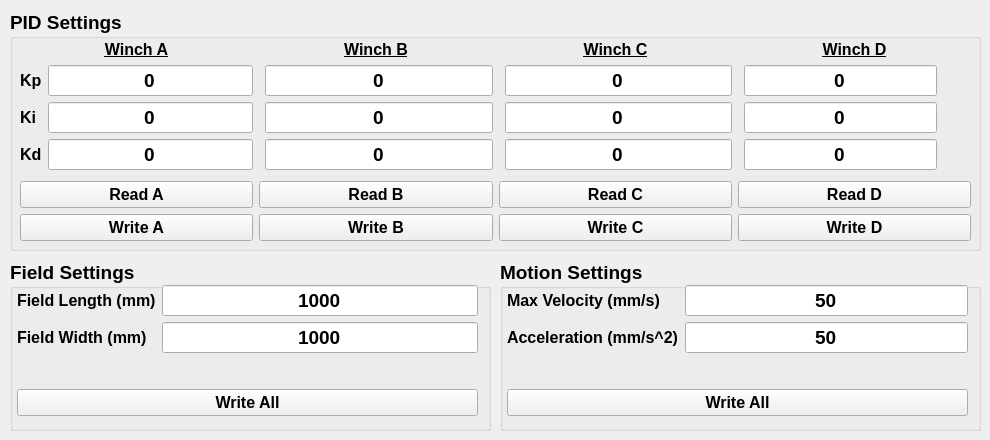
    <widget class="QWidget" name="tab_1">
     <attribute name="title">
      <string>Other Settings</string>
     </attribute>
     <widget class="QGroupBox" name="groupBox_6">
      <property name="geometry">
       <rect>
        <x>10</x>
        <y>10</y>
        <width>971</width>
        <height>241</height>
       </rect>
      </property>
      <property name="font">
       <font>
        <pointsize>14</pointsize>
        <weight>75</weight>
        <bold>true</bold>
       </font>
      </property>
      <property name="title">
       <string>PID Settings</string>
      </property>
      <property name="flat">
       <bool>false</bool>
      </property>
      <widget class="QWidget" name="horizontalLayoutWidget_8">
       <property name="geometry">
        <rect>
         <x>10</x>
         <y>30</y>
         <width>951</width>
         <height>201</height>
        </rect>
       </property>
       <layout class="QHBoxLayout" name="horizontalLayout_8">
        <item>
         <layout class="QVBoxLayout" name="verticalLayout_17">
          <item>
           <widget class="QLabel" name="label_17">
            <property name="enabled">
             <bool>true</bool>
            </property>
            <property name="sizePolicy">
             <sizepolicy hsizetype="Preferred" vsizetype="Fixed">
              <horstretch>0</horstretch>
              <verstretch>0</verstretch>
             </sizepolicy>
            </property>
            <property name="font">
             <font>
              <pointsize>12</pointsize>
              <weight>75</weight>
              <bold>true</bold>
              <underline>true</underline>
             </font>
            </property>
            <property name="autoFillBackground">
             <bool>false</bool>
            </property>
            <property name="styleSheet">
             <string notr="true"/>
            </property>
            <property name="lineWidth">
             <number>1</number>
            </property>
            <property name="text">
             <string>Winch A</string>
            </property>
            <property name="textFormat">
             <enum>Qt::AutoText</enum>
            </property>
            <property name="scaledContents">
             <bool>false</bool>
            </property>
            <property name="alignment">
             <set>Qt::AlignCenter</set>
            </property>
            <property name="wordWrap">
             <bool>false</bool>
            </property>
            <property name="margin">
             <number>0</number>
            </property>
            <property name="indent">
             <number>-1</number>
            </property>
           </widget>
          </item>
          <item>
           <layout class="QFormLayout" name="formLayout_7">
            <property name="fieldGrowthPolicy">
             <enum>QFormLayout::AllNonFixedFieldsGrow</enum>
            </property>
            <item row="0" column="0">
             <widget class="QLabel" name="label_29">
              <property name="font">
               <font>
                <pointsize>12</pointsize>
               </font>
              </property>
              <property name="text">
               <string>Kp</string>
              </property>
             </widget>
            </item>
            <item row="1" column="0">
             <widget class="QLabel" name="label_34">
              <property name="font">
               <font>
                <pointsize>12</pointsize>
               </font>
              </property>
              <property name="text">
               <string>Ki</string>
              </property>
             </widget>
            </item>
            <item row="2" column="0">
             <widget class="QLabel" name="label_35">
              <property name="font">
               <font>
                <pointsize>12</pointsize>
               </font>
              </property>
              <property name="text">
               <string>Kd</string>
              </property>
             </widget>
            </item>
            <item row="0" column="1">
             <widget class="QLineEdit" name="lineEdit_17">
              <property name="sizePolicy">
               <sizepolicy hsizetype="Minimum" vsizetype="Fixed">
                <horstretch>0</horstretch>
                <verstretch>0</verstretch>
               </sizepolicy>
              </property>
              <property name="font">
               <font>
                <pointsize>14</pointsize>
               </font>
              </property>
              <property name="text">
               <string>0</string>
              </property>
              <property name="alignment">
               <set>Qt::AlignCenter</set>
              </property>
             </widget>
            </item>
            <item row="1" column="1">
             <widget class="QLineEdit" name="lineEdit_18">
              <property name="sizePolicy">
               <sizepolicy hsizetype="Minimum" vsizetype="Fixed">
                <horstretch>0</horstretch>
                <verstretch>0</verstretch>
               </sizepolicy>
              </property>
              <property name="font">
               <font>
                <pointsize>14</pointsize>
               </font>
              </property>
              <property name="text">
               <string>0</string>
              </property>
              <property name="alignment">
               <set>Qt::AlignCenter</set>
              </property>
             </widget>
            </item>
            <item row="2" column="1">
             <widget class="QLineEdit" name="lineEdit_19">
              <property name="sizePolicy">
               <sizepolicy hsizetype="Minimum" vsizetype="Fixed">
                <horstretch>0</horstretch>
                <verstretch>0</verstretch>
               </sizepolicy>
              </property>
              <property name="font">
               <font>
                <pointsize>14</pointsize>
               </font>
              </property>
              <property name="text">
               <string>0</string>
              </property>
              <property name="alignment">
               <set>Qt::AlignCenter</set>
              </property>
             </widget>
            </item>
           </layout>
          </item>
          <item>
           <widget class="QPushButton" name="pushButton_33">
            <property name="font">
             <font>
              <pointsize>12</pointsize>
              <weight>75</weight>
              <bold>true</bold>
             </font>
            </property>
            <property name="text">
             <string>Read A</string>
            </property>
           </widget>
          </item>
          <item>
           <widget class="QPushButton" name="pushButton_47">
            <property name="font">
             <font>
              <pointsize>12</pointsize>
              <weight>75</weight>
              <bold>true</bold>
             </font>
            </property>
            <property name="text">
             <string>Write A</string>
            </property>
           </widget>
          </item>
         </layout>
        </item>
        <item>
         <layout class="QVBoxLayout" name="verticalLayout_18">
          <item>
           <widget class="QLabel" name="label_18">
            <property name="sizePolicy">
             <sizepolicy hsizetype="Preferred" vsizetype="Fixed">
              <horstretch>0</horstretch>
              <verstretch>0</verstretch>
             </sizepolicy>
            </property>
            <property name="font">
             <font>
              <pointsize>12</pointsize>
              <weight>75</weight>
              <bold>true</bold>
              <underline>true</underline>
              <kerning>true</kerning>
             </font>
            </property>
            <property name="autoFillBackground">
             <bool>false</bool>
            </property>
            <property name="text">
             <string>Winch B</string>
            </property>
            <property name="textFormat">
             <enum>Qt::AutoText</enum>
            </property>
            <property name="alignment">
             <set>Qt::AlignCenter</set>
            </property>
           </widget>
          </item>
          <item>
           <layout class="QFormLayout" name="formLayout_8">
            <property name="fieldGrowthPolicy">
             <enum>QFormLayout::AllNonFixedFieldsGrow</enum>
            </property>
            <item row="0" column="1">
             <widget class="QLineEdit" name="lineEdit_48">
              <property name="sizePolicy">
               <sizepolicy hsizetype="Minimum" vsizetype="Fixed">
                <horstretch>0</horstretch>
                <verstretch>0</verstretch>
               </sizepolicy>
              </property>
              <property name="font">
               <font>
                <pointsize>14</pointsize>
               </font>
              </property>
              <property name="text">
               <string>0</string>
              </property>
              <property name="alignment">
               <set>Qt::AlignCenter</set>
              </property>
             </widget>
            </item>
            <item row="1" column="1">
             <widget class="QLineEdit" name="lineEdit_58">
              <property name="sizePolicy">
               <sizepolicy hsizetype="Minimum" vsizetype="Fixed">
                <horstretch>0</horstretch>
                <verstretch>0</verstretch>
               </sizepolicy>
              </property>
              <property name="font">
               <font>
                <pointsize>14</pointsize>
               </font>
              </property>
              <property name="text">
               <string>0</string>
              </property>
              <property name="alignment">
               <set>Qt::AlignCenter</set>
              </property>
             </widget>
            </item>
            <item row="2" column="1">
             <widget class="QLineEdit" name="lineEdit_59">
              <property name="sizePolicy">
               <sizepolicy hsizetype="Minimum" vsizetype="Fixed">
                <horstretch>0</horstretch>
                <verstretch>0</verstretch>
               </sizepolicy>
              </property>
              <property name="font">
               <font>
                <pointsize>14</pointsize>
               </font>
              </property>
              <property name="text">
               <string>0</string>
              </property>
              <property name="alignment">
               <set>Qt::AlignCenter</set>
              </property>
             </widget>
            </item>
           </layout>
          </item>
          <item>
           <widget class="QPushButton" name="pushButton_37">
            <property name="font">
             <font>
              <pointsize>12</pointsize>
              <weight>75</weight>
              <bold>true</bold>
             </font>
            </property>
            <property name="text">
             <string>Read B</string>
            </property>
           </widget>
          </item>
          <item>
           <widget class="QPushButton" name="pushButton_48">
            <property name="font">
             <font>
              <pointsize>12</pointsize>
              <weight>75</weight>
              <bold>true</bold>
             </font>
            </property>
            <property name="text">
             <string>Write B</string>
            </property>
           </widget>
          </item>
         </layout>
        </item>
        <item>
         <layout class="QVBoxLayout" name="verticalLayout_19">
          <item>
           <widget class="QLabel" name="label_19">
            <property name="sizePolicy">
             <sizepolicy hsizetype="Preferred" vsizetype="Fixed">
              <horstretch>0</horstretch>
              <verstretch>0</verstretch>
             </sizepolicy>
            </property>
            <property name="font">
             <font>
              <pointsize>12</pointsize>
              <weight>75</weight>
              <bold>true</bold>
              <underline>true</underline>
             </font>
            </property>
            <property name="autoFillBackground">
             <bool>false</bool>
            </property>
            <property name="text">
             <string>Winch C</string>
            </property>
            <property name="textFormat">
             <enum>Qt::AutoText</enum>
            </property>
            <property name="alignment">
             <set>Qt::AlignCenter</set>
            </property>
           </widget>
          </item>
          <item>
           <layout class="QFormLayout" name="formLayout_15">
            <property name="fieldGrowthPolicy">
             <enum>QFormLayout::AllNonFixedFieldsGrow</enum>
            </property>
            <item row="0" column="1">
             <widget class="QLineEdit" name="lineEdit_66">
              <property name="sizePolicy">
               <sizepolicy hsizetype="Minimum" vsizetype="Fixed">
                <horstretch>0</horstretch>
                <verstretch>0</verstretch>
               </sizepolicy>
              </property>
              <property name="font">
               <font>
                <pointsize>14</pointsize>
               </font>
              </property>
              <property name="text">
               <string>0</string>
              </property>
              <property name="alignment">
               <set>Qt::AlignCenter</set>
              </property>
             </widget>
            </item>
            <item row="1" column="1">
             <widget class="QLineEdit" name="lineEdit_67">
              <property name="sizePolicy">
               <sizepolicy hsizetype="Minimum" vsizetype="Fixed">
                <horstretch>0</horstretch>
                <verstretch>0</verstretch>
               </sizepolicy>
              </property>
              <property name="font">
               <font>
                <pointsize>14</pointsize>
               </font>
              </property>
              <property name="text">
               <string>0</string>
              </property>
              <property name="alignment">
               <set>Qt::AlignCenter</set>
              </property>
             </widget>
            </item>
            <item row="2" column="1">
             <widget class="QLineEdit" name="lineEdit_68">
              <property name="sizePolicy">
               <sizepolicy hsizetype="Minimum" vsizetype="Fixed">
                <horstretch>0</horstretch>
                <verstretch>0</verstretch>
               </sizepolicy>
              </property>
              <property name="font">
               <font>
                <pointsize>14</pointsize>
               </font>
              </property>
              <property name="text">
               <string>0</string>
              </property>
              <property name="alignment">
               <set>Qt::AlignCenter</set>
              </property>
             </widget>
            </item>
           </layout>
          </item>
          <item>
           <widget class="QPushButton" name="pushButton_40">
            <property name="font">
             <font>
              <pointsize>12</pointsize>
              <weight>75</weight>
              <bold>true</bold>
             </font>
            </property>
            <property name="text">
             <string>Read C</string>
            </property>
           </widget>
          </item>
          <item>
           <widget class="QPushButton" name="pushButton_49">
            <property name="font">
             <font>
              <pointsize>12</pointsize>
              <weight>75</weight>
              <bold>true</bold>
             </font>
            </property>
            <property name="text">
             <string>Write C</string>
            </property>
           </widget>
          </item>
         </layout>
        </item>
        <item>
         <layout class="QVBoxLayout" name="verticalLayout_20">
          <item>
           <widget class="QLabel" name="label_20">
            <property name="sizePolicy">
             <sizepolicy hsizetype="Preferred" vsizetype="Fixed">
              <horstretch>0</horstretch>
              <verstretch>0</verstretch>
             </sizepolicy>
            </property>
            <property name="font">
             <font>
              <pointsize>12</pointsize>
              <weight>75</weight>
              <bold>true</bold>
              <underline>true</underline>
             </font>
            </property>
            <property name="autoFillBackground">
             <bool>false</bool>
            </property>
            <property name="text">
             <string>Winch D</string>
            </property>
            <property name="textFormat">
             <enum>Qt::AutoText</enum>
            </property>
            <property name="alignment">
             <set>Qt::AlignCenter</set>
            </property>
           </widget>
          </item>
          <item>
           <layout class="QFormLayout" name="formLayout_16">
            <property name="fieldGrowthPolicy">
             <enum>QFormLayout::AllNonFixedFieldsGrow</enum>
            </property>
            <item row="0" column="1">
             <widget class="QLineEdit" name="lineEdit_69">
              <property name="sizePolicy">
               <sizepolicy hsizetype="Fixed" vsizetype="Fixed">
                <horstretch>0</horstretch>
                <verstretch>0</verstretch>
               </sizepolicy>
              </property>
              <property name="font">
               <font>
                <pointsize>14</pointsize>
               </font>
              </property>
              <property name="text">
               <string>0</string>
              </property>
              <property name="alignment">
               <set>Qt::AlignCenter</set>
              </property>
             </widget>
            </item>
            <item row="1" column="1">
             <widget class="QLineEdit" name="lineEdit_70">
              <property name="sizePolicy">
               <sizepolicy hsizetype="Fixed" vsizetype="Fixed">
                <horstretch>0</horstretch>
                <verstretch>0</verstretch>
               </sizepolicy>
              </property>
              <property name="font">
               <font>
                <pointsize>14</pointsize>
               </font>
              </property>
              <property name="text">
               <string>0</string>
              </property>
              <property name="alignment">
               <set>Qt::AlignCenter</set>
              </property>
             </widget>
            </item>
            <item row="2" column="1">
             <widget class="QLineEdit" name="lineEdit_71">
              <property name="sizePolicy">
               <sizepolicy hsizetype="Fixed" vsizetype="Fixed">
                <horstretch>0</horstretch>
                <verstretch>0</verstretch>
               </sizepolicy>
              </property>
              <property name="font">
               <font>
                <pointsize>14</pointsize>
               </font>
              </property>
              <property name="text">
               <string>0</string>
              </property>
              <property name="alignment">
               <set>Qt::AlignCenter</set>
              </property>
             </widget>
            </item>
           </layout>
          </item>
          <item>
           <widget class="QPushButton" name="pushButton_43">
            <property name="font">
             <font>
              <pointsize>12</pointsize>
              <weight>75</weight>
              <bold>true</bold>
             </font>
            </property>
            <property name="text">
             <string>Read D</string>
            </property>
           </widget>
          </item>
          <item>
           <widget class="QPushButton" name="pushButton_50">
            <property name="font">
             <font>
              <pointsize>12</pointsize>
              <weight>75</weight>
              <bold>true</bold>
             </font>
            </property>
            <property name="text">
             <string>Write D</string>
            </property>
           </widget>
          </item>
         </layout>
        </item>
       </layout>
      </widget>
     </widget>
     <widget class="QGroupBox" name="groupBox_9">
      <property name="geometry">
       <rect>
        <x>10</x>
        <y>260</y>
        <width>481</width>
        <height>171</height>
       </rect>
      </property>
      <property name="font">
       <font>
        <pointsize>14</pointsize>
        <weight>75</weight>
        <bold>true</bold>
       </font>
      </property>
      <property name="title">
       <string>Field Settings</string>
      </property>
      <property name="flat">
       <bool>false</bool>
      </property>
      <widget class="QWidget" name="horizontalLayoutWidget_9">
       <property name="geometry">
        <rect>
         <x>7</x>
         <y>25</y>
         <width>461</width>
         <height>131</height>
        </rect>
       </property>
       <layout class="QHBoxLayout" name="horizontalLayout_17">
        <item>
         <layout class="QVBoxLayout" name="verticalLayout_21">
          <item>
           <layout class="QFormLayout" name="formLayout_17">
            <property name="fieldGrowthPolicy">
             <enum>QFormLayout::AllNonFixedFieldsGrow</enum>
            </property>
            <item row="0" column="0">
             <widget class="QLabel" name="label_52">
              <property name="font">
               <font>
                <pointsize>12</pointsize>
               </font>
              </property>
              <property name="text">
               <string>Field Length (mm)</string>
              </property>
             </widget>
            </item>
            <item row="0" column="1">
             <widget class="QLineEdit" name="lineEdit_72">
              <property name="sizePolicy">
               <sizepolicy hsizetype="Minimum" vsizetype="Fixed">
                <horstretch>0</horstretch>
                <verstretch>0</verstretch>
               </sizepolicy>
              </property>
              <property name="font">
               <font>
                <pointsize>14</pointsize>
               </font>
              </property>
              <property name="text">
               <string>1000</string>
              </property>
              <property name="alignment">
               <set>Qt::AlignCenter</set>
              </property>
             </widget>
            </item>
            <item row="1" column="0">
             <widget class="QLabel" name="label_53">
              <property name="font">
               <font>
                <pointsize>12</pointsize>
               </font>
              </property>
              <property name="text">
               <string>Field Width (mm)</string>
              </property>
             </widget>
            </item>
            <item row="1" column="1">
             <widget class="QLineEdit" name="lineEdit_73">
              <property name="sizePolicy">
               <sizepolicy hsizetype="Minimum" vsizetype="Fixed">
                <horstretch>0</horstretch>
                <verstretch>0</verstretch>
               </sizepolicy>
              </property>
              <property name="font">
               <font>
                <pointsize>14</pointsize>
               </font>
              </property>
              <property name="text">
               <string>1000</string>
              </property>
              <property name="alignment">
               <set>Qt::AlignCenter</set>
              </property>
             </widget>
            </item>
           </layout>
          </item>
          <item>
           <widget class="QPushButton" name="pushButton_52">
            <property name="font">
             <font>
              <pointsize>12</pointsize>
              <weight>75</weight>
              <bold>true</bold>
             </font>
            </property>
            <property name="text">
             <string>Write All</string>
            </property>
           </widget>
          </item>
         </layout>
        </item>
       </layout>
      </widget>
     </widget>
     <widget class="QGroupBox" name="groupBox_10">
      <property name="geometry">
       <rect>
        <x>500</x>
        <y>260</y>
        <width>481</width>
        <height>171</height>
       </rect>
      </property>
      <property name="font">
       <font>
        <pointsize>14</pointsize>
        <weight>75</weight>
        <bold>true</bold>
       </font>
      </property>
      <property name="title">
       <string>Motion Settings</string>
      </property>
      <property name="flat">
       <bool>false</bool>
      </property>
      <widget class="QWidget" name="horizontalLayoutWidget_10">
       <property name="geometry">
        <rect>
         <x>7</x>
         <y>25</y>
         <width>461</width>
         <height>131</height>
        </rect>
       </property>
       <layout class="QHBoxLayout" name="horizontalLayout_25">
        <item>
         <layout class="QVBoxLayout" name="verticalLayout_22">
          <item>
           <layout class="QFormLayout" name="formLayout_19">
            <property name="fieldGrowthPolicy">
             <enum>QFormLayout::AllNonFixedFieldsGrow</enum>
            </property>
            <item row="0" column="0">
             <widget class="QLabel" name="label_54">
              <property name="font">
               <font>
                <pointsize>12</pointsize>
               </font>
              </property>
              <property name="text">
               <string>Max Velocity (mm/s)</string>
              </property>
             </widget>
            </item>
            <item row="0" column="1">
             <widget class="QLineEdit" name="lineEdit_74">
              <property name="sizePolicy">
               <sizepolicy hsizetype="Minimum" vsizetype="Fixed">
                <horstretch>0</horstretch>
                <verstretch>0</verstretch>
               </sizepolicy>
              </property>
              <property name="font">
               <font>
                <pointsize>14</pointsize>
               </font>
              </property>
              <property name="text">
               <string>50</string>
              </property>
              <property name="alignment">
               <set>Qt::AlignCenter</set>
              </property>
             </widget>
            </item>
            <item row="1" column="0">
             <widget class="QLabel" name="label_55">
              <property name="font">
               <font>
                <pointsize>12</pointsize>
               </font>
              </property>
              <property name="text">
               <string>Acceleration (mm/s^2)</string>
              </property>
             </widget>
            </item>
            <item row="1" column="1">
             <widget class="QLineEdit" name="lineEdit_75">
              <property name="sizePolicy">
               <sizepolicy hsizetype="Minimum" vsizetype="Fixed">
                <horstretch>0</horstretch>
                <verstretch>0</verstretch>
               </sizepolicy>
              </property>
              <property name="font">
               <font>
                <pointsize>14</pointsize>
               </font>
              </property>
              <property name="text">
               <string>50</string>
              </property>
              <property name="alignment">
               <set>Qt::AlignCenter</set>
              </property>
             </widget>
            </item>
           </layout>
          </item>
          <item>
           <widget class="QPushButton" name="pushButton_53">
            <property name="font">
             <font>
              <pointsize>12</pointsize>
              <weight>75</weight>
              <bold>true</bold>
             </font>
            </property>
            <property name="text">
             <string>Write All</string>
            </property>
           </widget>
          </item>
         </layout>
        </item>
       </layout>
      </widget>
     </widget>
    </widget>
